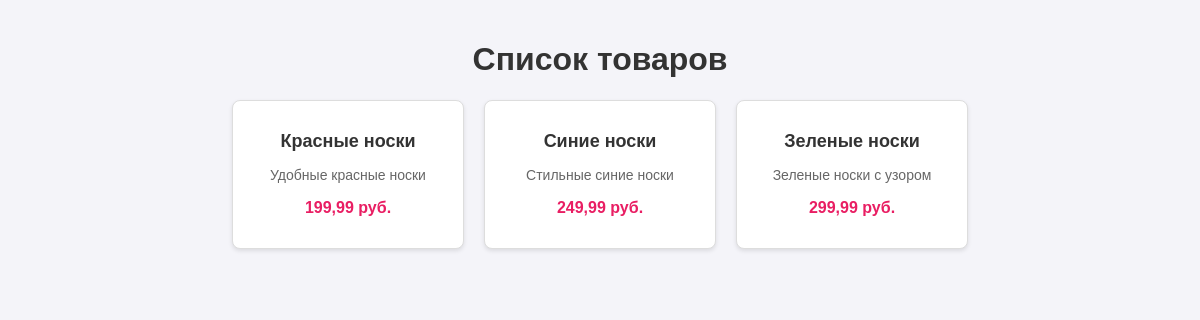
/polls/products/, run on the app's committed database.
### polls/models.py (models this page shows, shortened)
class Sock(models.Model):
    name = models.CharField(max_length=100)
    description = models.TextField(blank=True)
    price = models.DecimalField(max_digits=10, decimal_places=2)
    stock = models.IntegerField(default=0)
    image = models.ImageField(upload_to='products/', blank=True)

### polls/views.py (the view)
# urls.py: path('products/', views.product_list, name='product_list'),
def product_list(request):
    products = Sock.objects.all()  # Используем модель Sock
    return render(request, 'polls/product_list.html', {'products': products})

### polls/templates/polls/product_list.html (shortened to what this page needs)
<!DOCTYPE html>
<html lang="en">
<head>
</head>
<body>
    <h1>Список товаров</h1>
    <div class="product-list">
        {% for product in products %}
        <div class="product-card">
            <h2>{{ product.name }}</h2>
            <p>{{ product.description }}</p>
            <p class="price">{{ product.price }} руб.</p>
        </div>
        {% endfor %}
    </div>
</body>
</html>

### polls/templates/polls/product_list.html (style rules this page uses)
body { font-family: Arial, sans-serif; background-color: #f4f4f9; margin: 0; padding: 20px; }
h1 { text-align: center; color: #333; }
.product-list { display: flex; flex-wrap: wrap; justify-content: center; gap: 20px; }
.product-card { background-color: #fff; border: 1px solid #ddd; border-radius: 8px; box-shadow: 0 2px 4px rgba(0, 0, 0, 0.1); width: 200px; padding: 15px; text-align: center; }
.product-card h2 { font-size: 18px; color: #333; }
.product-card p { color: #666; font-size: 14px; }
.product-card .price { font-size: 16px; color: #e91e63; font-weight: bold; }

### data on the page
Sock: name "Красные носки", description "Удобные красные носки", price "199,99"
Sock: name "Синие носки", description "Стильные синие носки", price "249,99"
Sock: name "Зеленые носки", description "Зеленые носки с узором", price "299,99"
